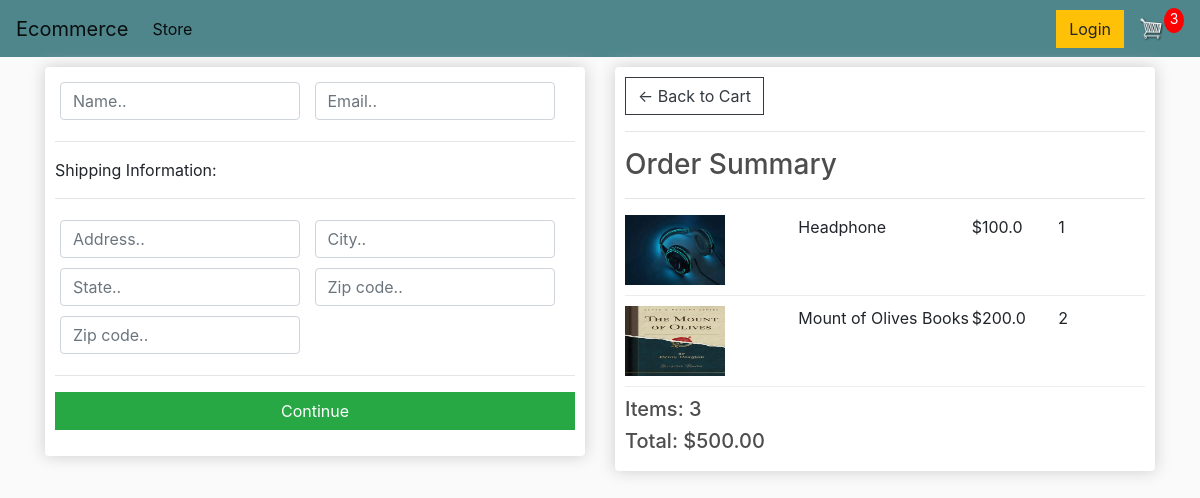
/checkout/ (signed in), run on an earlier commit of the app's database.
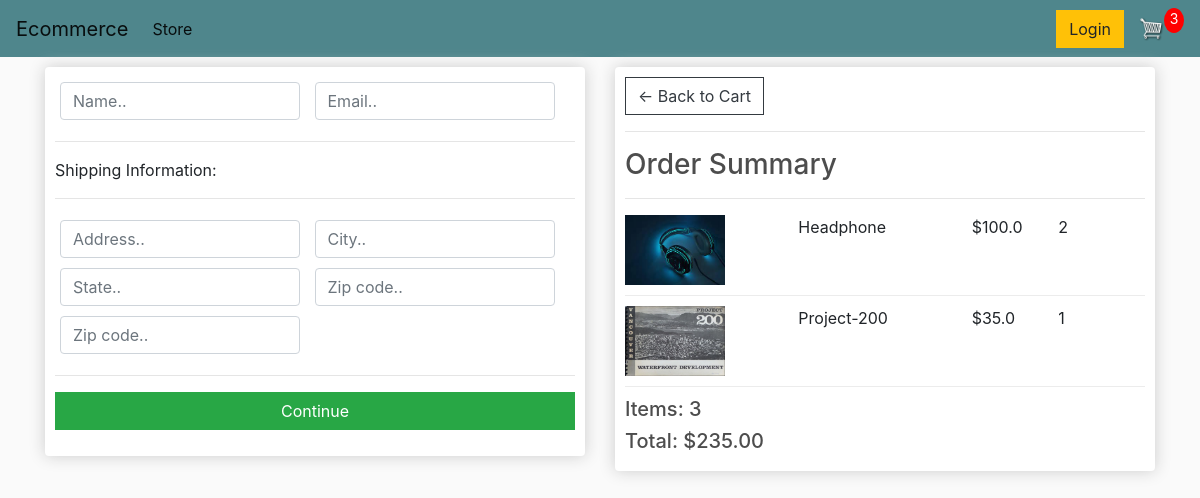
And on a later commit of the database.
### store/models.py (models this page shows, shortened)
class OrderItem(models.Model):
    product = models.ForeignKey(Product, on_delete=models.SET_NULL, null=True, blank=True)
    order = models.ForeignKey(Order, on_delete=models.SET_NULL, null=True, blank=True)
    quantity = models.IntegerField(default=0, null=True, blank=True)
    date_added = models.DateTimeField(auto_now_add=True)
    @property
    def get_total(self):
        total = self.product.price * self.quantity
        return total

class Product(models.Model):
    name = models.CharField(max_length=200, null=True)
    price = models.FloatField()
    digital = models.BooleanField(default=False, null=True, blank=False)
    image = models.ImageField(null=True, blank=True)
    @property
    def imageURL(self):
        try:
            url = self.image.url
        except:
            url = ''
        return url

class Order(models.Model):
    customer = models.ForeignKey(Customer, on_delete=models.SET_NULL, null=True, blank=True)
    date_order = models.DateTimeField(auto_now_add=True)
    complete = models.BooleanField(default=False, null=True, blank=False)
    transaction_id = models.CharField(max_length=200, null=True)
    @property
    def get_cart_total(self):
        orderitems = self.orderitem_set.all()
        total = sum([item.get_total for  item in orderitems])
        return total
    @property
    def get_cart_items(self):
        orderitems = self.orderitem_set.all()
        total = sum([item.quantity for  item in orderitems])
        return total

### store/views.py (the view)
# urls.py: path('checkout/', views.checkout, name="checkout"),
def checkout(request):
    if request.user.is_authenticated:
        customer = request.user.customer
        order, created = Order.objects.get_or_create(customer=customer, complete=False)
        items = order.orderitem_set.all()
        cartItems = order.get_cart_items
    else:
        items = []
        order = {'get_cart_total':0, 'get_cart_items':0}
        cartItems = order.get_cart_items
    context = {'items':items, 'order':order, 'cartItems':cartItems}
    return render(request, 'store/checkout.html', context)

### store/templates/store/checkout.html (shortened to what this page needs)
{% extends 'store/main.html' %}
{% load static %}
{% block content %}
     <div class="row">
		<div class="col-lg-6">
			<div class="box-element" id="form-wrapper">
				<form id="form">
					<div id="user-info">
						<div class="form-field">
							<input required class="form-control" type="text" name="name" placeholder="Name..">
						</div>
						<div class="form-field">
							<input required class="form-control" type="email" name="email" placeholder="Email..">
						</div>
					</div>
					<div id="shipping-info">
						<hr>
						<p>Shipping Information:</p>
						<hr>
						<div class="form-field">
							<input class="form-control" type="text" name="address" placeholder="Address..">
						</div>
						<div class="form-field">
							<input class="form-control" type="text" name="city" placeholder="City..">
						</div>
						<div class="form-field">
							<input class="form-control" type="text" name="state" placeholder="State..">
						</div>
						<div class="form-field">
							<input class="form-control" type="text" name="zipcode" placeholder="Zip code..">
						</div>
						<div class="form-field">
							<input class="form-control" type="text" name="country" placeholder="Zip code..">
						</div>
					</div>
					<hr>
					<input id="form-button" class="btn btn-success btn-block" type="submit" value="Continue">
				</form>
			</div>
			<br>
		</div>
		<div class="col-lg-6">
			<div class="box-element">
				<a  class="btn btn-outline-dark" href="{% url 'cart' %}">&#x2190; Back to Cart</a>
				<hr>
				<h3>Order Summary</h3>
				<hr>
				{% for item in items %}
				<div class="cart-row">
					<div style="flex:2"><img style="height: 70px; width: 100px;" class="row-image" src="{{ item.product.imageURL }}"></div>
					<div style="flex:2"><p>{{item.product.name}}</p></div>
					<div style="flex:1"><p>${{item.product.price}}</p></div>
					<div style="flex:1"><p>{{item.quantity}}</p></div>
				</div>
				{% endfor %}
				<h5>Items:   {{ order.get_cart_items }}</h5>
				<h5>Total:   ${{ order.get_cart_total|floatformat:2 }}</h5>
			</div>
		</div>
	</div>
{% endblock content %}

What changed in the data, as far as the page shows it:
removed OrderItem: product.imageURL (picture), product.name "Mount of Olives Books", product.price "200.0", quantity "2"
changed OrderItem "Headphone": quantity "1" → "2"
added OrderItem: product.imageURL (picture), product.name "Project-200", product.price "35.0", quantity "1"
changed through a linked row, Order: get_cart_total "500.00" → "235.00"
